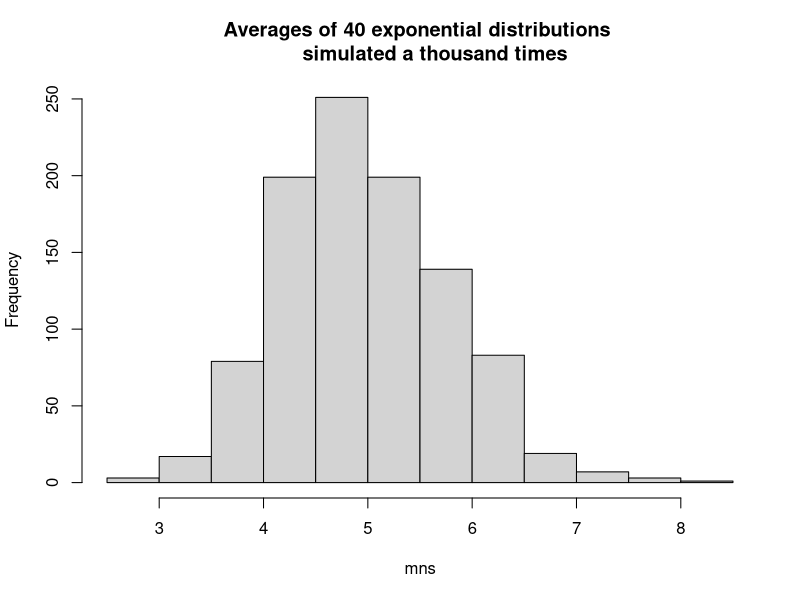

This chart was generated by the following R code:
## ---- chunk 1
# R code for investigation of exponential distribution

# Set mean value to be null initially
mns=NULL

# Store the means of 40 exponentials in thousand simulations in the variable mns
for (i in 1 : 1000) mns = c(mns, mean(rexp(40,0.2)))

# This part answers the first question of part 1
# Get the mean of the sample
average<-mean(mns)

# Theoretical mean of the distribution
Theoretical_mean<-1/0.2

# The mean of the distribution of averages of 40 expoenentials simulated over 
# a thousand times is very close to the theoretical mean. This is an important 
# axiom from the Central Limit Theorem


# This part answers the second question of part 1
# Get the variance of the distribution
Variance<-var(mns)

##Theoretical variance of the distributionn
Theoretical_Variance<-(1/0.2)^2

# As we are looking at the distribution of the averages simulated over a large
# number of times the variance of the sample greatly reduces as compared to the 
# theoretical variance of the distribution.

##This part answers the third question of part 1

# From the histogram we observe that the distribution of averages appears 
# like a bell shaped normal distribution with the mean of this distribution
# of averages very close to the theoretical mean of the actual distribution

Median<-median(mns)

# We observe that the median of the distribution is very close the mean of
# the distribution

# From the below 3 steps we see what percentage of the distribution lies within
# (mean + 1 standard deviation),(mean + 1 standard deviations),
# and (mean + 1 standard deviations). If this is a normal distribution 68% of the
# values will lie within (mean + 1 standard deviation), 95% within
# (mean + 2 standard deviations) and 99.7% within (mean + 3 standard deviations)
sum(mns<=(mean(mns)+sd(mns)) & mns>=(mean(mns)-sd(mns)))
#686
sum(mns<=(mean(mns)+sd(mns)*2) & mns>=(mean(mns)-sd(mns)*2))
#952
sum(mns<=(mean(mns)+sd(mns)*3) & mns>=(mean(mns)-sd(mns)*3))
#997


# From the above tests we can safely say that the distribution of averages
# of 40 exponential distributions simulated a thousand times is a normal
# distribution.

## ---- chunk 2
cat("The theoretical mean of the distribution is", (1/0.2))
cat("The sample mean of the averages distribution is", mean(mns))
## ---- chunk 3
cat("The theoretical variance of the distribution is", ((1/0.2)^2))
cat("The sample variance of the averages distribution is", var(mns))
## ---- chunk 4
cat("The sample mean of the averages distribution is", mean(mns))
cat("The sample median of the averages distribution is", median(mns))
cat("The % of values that lie within 1 standard deviation", sum(mns<=(mean(mns)+sd(mns)) & mns>=(mean(mns)-sd(mns)))/10)
cat("The % of values that lie within 2 standard deviation", sum(mns<=(mean(mns)+sd(mns)*2) & mns>=(mean(mns)-sd(mns)*2))/10)
cat("The % of values that lie within 3 standard deviation", sum(mns<=(mean(mns)+sd(mns)*3) & mns>=(mean(mns)-sd(mns)*3))/10)
## ---- chunk 5

hist(mns,main = "Averages of 40 exponential distributions 
     simulated a thousand times")
